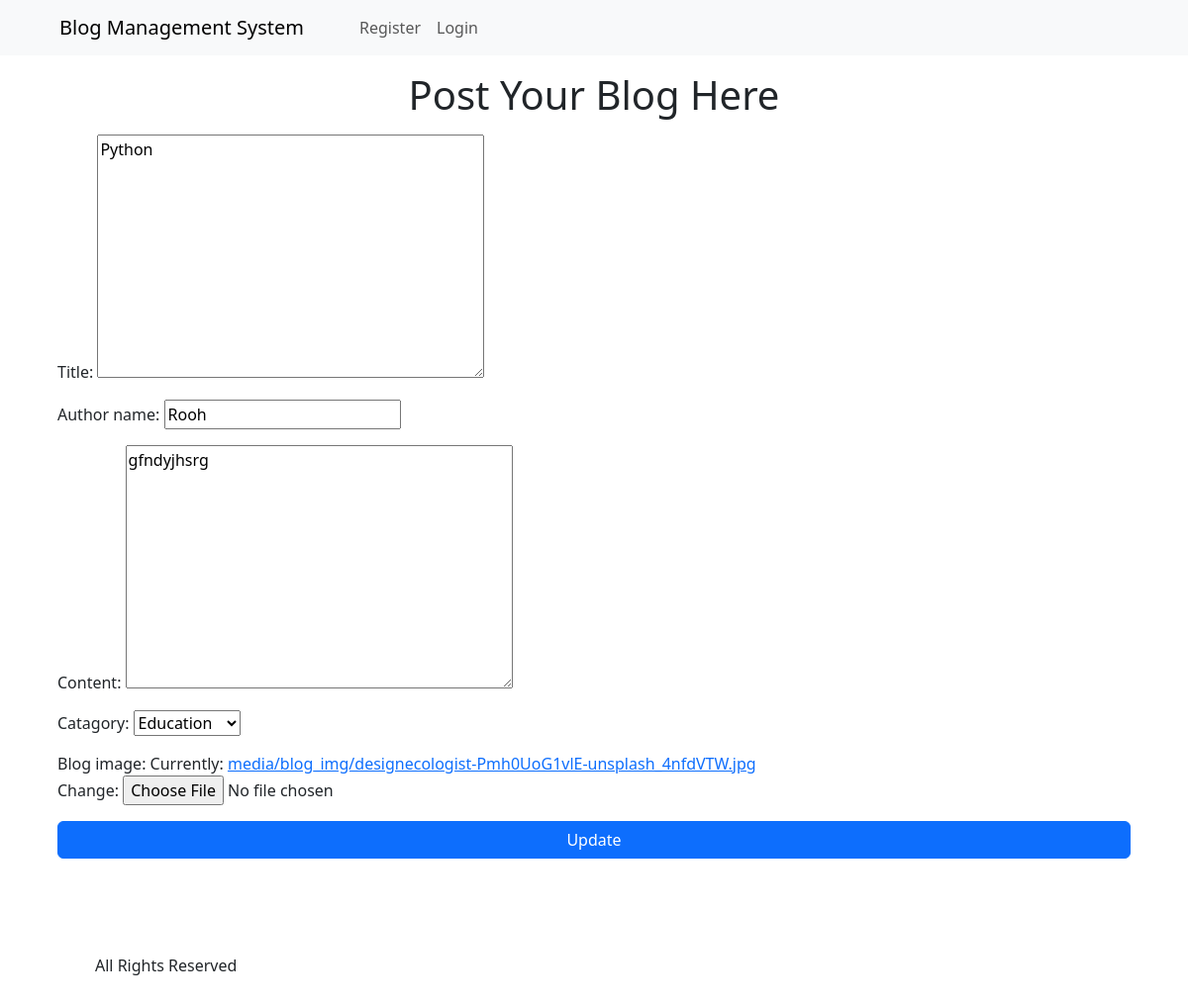
/blog_update/1/, run on the app's committed database.
### blogs/models.py (models this page shows)
class BlogModel(models.Model):
    CATAGORY = [
        ('Education','Education'),
        ('Techlonogy','Technology'),
        ('Sports','Sports'),
    ]
    title = models.TextField(null=True)
    author_name = models.CharField(max_length=200, null=True)
    content = models.TextField(null=True)
    catagory = models.CharField(choices=CATAGORY, max_length=20, null=True)
    blog_image = models.ImageField(upload_to='media/blog_img', null=True)
    publish_date = models.DateField(auto_now_add=True, null=True)
    def __str__(self):
            return f'{self.title}'

### blogs/views.py (the view)
# urls.py: path('blog_update/<str:b_id>/', blog_update, name='blog_update'),
def blog_update(request, b_id):
    b_data = get_object_or_404(BlogModel, id=b_id)
    print(b_data)
    form_data = BlogForm(instance=b_data)
    if request.method == 'POST':
             form_data = BlogForm(request.POST, request.FILES, instance=b_data)
             if form_data.is_valid():
                  form_data.save()
                  return redirect('blog_list')
    context = {
             'form_data': form_data
        }
    return render(request, 'blogs/blog_update.html', context)

### blogs/forms.py
class BlogForm(forms.ModelForm):
    class Meta:
        model = BlogModel
        fields = '__all__'

### blogs/templates/blogs/blog_update.html (shortened to what this page needs)
{% extends 'base.html' %}
{% block content %}
    <h1 class="text-center m-3">Post Your Blog Here</h1>
    <form action="" method="POST" enctype="multipart/form-data" class="m-3">
        {{form_data.as_p}}
        <div class="d-grid gap-2">
        <button type="submit" class="btn btn-primary">Update</button>
        </div>
    </form>
{% endblock content %}

### data on the page
BlogModel: title "Python", author_name "Rooh", content "gfndyjhsrg", catagory "Education"
